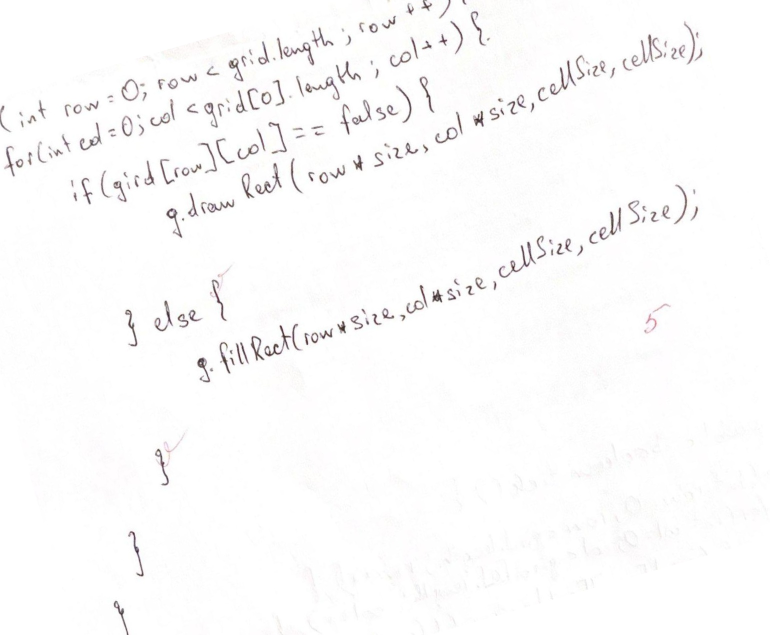
#> input picture examples/16.jpg, 1539 x 1270 px (shown at 1/2 size)
$ python stabilizer_v2.py
#> lines starting #> are read from the running program, lines starting #| are printed output that depends on the picture; after the words box and inside, x2 and y2 are one past the last pixel; in counts of white or black regions, pixels touching at a corner belong together
### code/helper.py
import cv2
import numpy as np


class Kernel:
    def __init__(self):
        pass

    def generate_prism_gaussian(self, alpha, stdev):
        threshold = 0.97
        alpha_rad = np.radians(alpha)  # Convert alpha to radians
        a = np.cos(alpha_rad)
        b = np.sin(alpha_rad)

        amp = 1 / 100

        gaussian = lambda x, y: amp * np.exp(-((a * x + b * y) ** 2) / (2 * stdev ** 2))
        n = 7
        arr = np.zeros(shape=(n, n, 1), dtype=np.float64)

        while np.sum(arr, dtype=np.float64) < threshold:
            n += 2
            arr = np.zeros(shape=(n, n, 1), dtype=np.float64)
            for i in range(n):
                for j in range(n):
                    x, y = i - (n // 2), j - (n // 2)
                    m = gaussian(x, y)
                    # print(m)
                    arr[i, j] = m

        # print(np.sum(arr, dtype=np.float64), n)  # for debug
        return arr / np.sum(arr, dtype=np.float64)  # normalize


    def generate_DE(self, angle_degrees, size=5, thickness=1):
        angle_radians = np.radians(180 - angle_degrees)
        kernel = np.zeros((size, size), dtype=np.uint8)

        # Assuming the line passes through the center of the kernel
        center = size // 2

        for i in range(size):
            for j in range(size):
                x = i - center
                y = j - center
                # Check if the point (x, y) lies close to the line with the given angle
                if abs(x * np.cos(angle_radians) - y * np.sin(angle_radians)) < thickness:
                    kernel[i, j] = 1
        return kernel


# [14 lines left out: function remove_red_marks, not called in this run]


def convert_to_binary_and_save(image):  # EXAMPLE: T7

    # Sharpen and Blur the image
    kernel = np.array([[-1, -1, -1], [-1, 9, -1], [-1, -1, -1]])
    sharpened = cv2.filter2D(image, -1, kernel)  # cv2.filter2D(image, -1, kernel) can be used for a faster computation

    blurred = cv2.GaussianBlur(sharpened, (5, 5), 5)

    # To grayscale
    gray = cv2.cvtColor(blurred, cv2.COLOR_BGR2GRAY)

    # # Apply automatic contrast
    # clahe = cv2.createCLAHE(clipLimit=2.0, tileGridSize=(8, 8))
    # contrast_enhanced = clahe.apply(gray)

    # To binary
    _, binary = cv2.threshold(gray, 127, 255, cv2.THRESH_BINARY)

    cv2.imwrite('../examples/16stages/binary_edition.jpg', binary)
    return binary


def skeletonize_image(binary_image):
    """
    Skeletonizes the given binary image using morphological transformations.

    Parameters:
    binary_image (numpy.ndarray): A binary image (black and white only).

    Returns:
    numpy.ndarray: The skeletonized version of the input image.
    """

    # Initialize the skeleton
    skeleton = np.zeros(binary_image.shape, np.uint8)

    # Get a cross-shaped structuring element
    element = cv2.getStructuringElement(cv2.MORPH_CROSS, (3, 3))

    while True:
        # Erode the image
        eroded = cv2.erode(binary_image, element)

        # Dilate the eroded image
        temp = cv2.dilate(eroded, element)

        # Subtract the dilated image from the original image to get the edge (skeleton)
        temp = cv2.subtract(binary_image, temp)

        # Or the skeleton with the temp image
        skeleton = cv2.bitwise_or(skeleton, temp)

        # Update the image for next iteration
        binary_image = eroded.copy()

        # If the image has been completely eroded away, break out of the loop
        if cv2.countNonZero(binary_image) == 0:
            break

    return skeleton


def find_most_frequent(values, bin_width):
    # Create a histogram with the given bin width
    bins = np.arange(min(values), max(values) + bin_width, bin_width)
    histogram, bins = np.histogram(values, bins=bins)

    # Find the index of the max frequency bin
    max_freq_idx = np.argmax(histogram)

    # Find the most frequent bin range
    most_frequent_range = (bins[max_freq_idx], bins[max_freq_idx + 1])

    # Calculate the midpoint of the most frequent bin range as the representative value
    most_frequent_value = np.mean(most_frequent_range)

    return most_frequent_value

### code/stabilizer_v2.py

# from tools import vis
from helper import *
import cv2
import numpy as np

"""
PLAN

Gaussian Blur --> Edge -> Hough -> Angle
Prism Gaussian Blur --> Edge -> Hough -> Angle
Rotate

"""

angle = None


def enhanced_approx(image):
    ## Prism Gaussian Blur
    global angle

    kernel = Kernel().generate_prism_gaussian(angle, 3)
    dilate = Kernel().generate_DE(angle)

    # # vis(kernel)  # for debug
    # blurred = cv2.filter2D(image, -1, kernel)

    ## Edge detection
    im = cv2.erode(image, kernel, iterations=1)
    im = cv2.filter2D(im, -1, kernel)
    im = cv2.filter2D(im, -1, kernel)

    cv2.imwrite('../examples/16stages/blurred_edition2.jpg', im)  # NOTE

    for i in range(20):
        im = cv2.threshold(im, 127, 255, cv2.THRESH_BINARY)[1]
        im = cv2.dilate(im, dilate, iterations=1)
        im = cv2.erode(im, dilate, iterations=1)
        im = cv2.filter2D(im, -1, kernel)
        im = cv2.filter2D(im, -1, kernel)

    im = cv2.filter2D(im, -1, kernel)
    im = cv2.threshold(im, 127, 255, cv2.THRESH_BINARY)[1]
    im = cv2.bitwise_not(im)
    im = skeletonize_image(im)
    im = cv2.dilate(im, dilate, iterations=1)
    im = cv2.threshold(im, 127, 255, cv2.THRESH_BINARY)[1]

    cv2.imwrite('../examples/16stages/thresh2.jpg', im)

    lines = cv2.HoughLines(im, 1, np.pi / 180, 200)

    cimg = np.copy(image)  # EXAMPLE: T11
    if lines is not None:
        for rho, theta in lines[:, 0]:
            a = np.cos(theta)
            b = np.sin(theta)
            x0 = a * rho
            y0 = b * rho
            x1 = int(x0 + 1000 * (-b))
            y1 = int(y0 + 1000 * (a))
            x2 = int(x0 - 1000 * (-b))
            y2 = int(y0 - 1000 * (a))
            cv2.line(cimg, (x1, y1), (x2, y2), (0, 0, 255), 2)

        cv2.imwrite('../examples/16stages/lines2.jpg', cimg)

        # average of theta values from Hough Transform
        # print(lines[:, 0][:, 1])  # for debug

        theta_radians = find_most_frequent(lines[:, 0][:, 1], 0.05)

        # Convert theta to degrees
        theta_degrees = np.degrees(theta_radians)

        # Calculate the angle of the line with the x-axis
        angle = round(90 - theta_degrees, 3)

        print("Average Theta (degrees):", round(angle))
        if angle < 0:
            angle = 180 + angle
        print("Error:", abs(round(actual_angle - angle, 2)), '\n')


def initial_approx(image):
    ## Prism Gaussian Blur
    global angle

    blurred = cv2.GaussianBlur(image, (5, 5), 5)
    cv2.imwrite('../examples/16stages/blurred_edition.jpg', blurred)  # NOTE
    print('Blurred')


    ## Edge detection
    thresh = cv2.Canny(blurred, 50, 150, apertureSize=3)

    for i in range(6, 20, 2):
        thresh = cv2.dilate(thresh, np.ones((10, 10), np.uint8), iterations=i)
        thresh = cv2.erode(thresh, np.ones((10, 10), np.uint8), iterations=i)
        # thresh = cv2.dilate(thresh, np.ones((10, 10), np.uint8), iterations=5)
        # thresh = cv2.erode(thresh, np.ones((10, 10), np.uint8), iterations=5)

        _, thresh = cv2.threshold(thresh, 0, 255, cv2.THRESH_OTSU)
        thresh = cv2.GaussianBlur(thresh, (5, 5), 5)

        thresh = skeletonize_image(thresh)

        thresh = cv2.GaussianBlur(thresh, (5, 5), 5)

        _, thresh = cv2.threshold(thresh, 0, 255, cv2.THRESH_OTSU)

        cv2.imwrite('../examples/16stages/thresh.jpg', thresh)
        # Apply Hough Transform
        lines = cv2.HoughLines(thresh, 1, np.pi / 180, 200)

        if lines is not None:
            if len(lines) in range(20, 40):
                break

    cimg = np.copy(image)  # EXAMPLE: T11
    # Draw the lines on the original image
    if lines is not None:
        for rho, theta in lines[:, 0]:
            a = np.cos(theta)
            b = np.sin(theta)
            x0 = a * rho
            y0 = b * rho
            x1 = int(x0 + 1000 * (-b))
            y1 = int(y0 + 1000 * (a))
            x2 = int(x0 - 1000 * (-b))
            y2 = int(y0 - 1000 * (a))
            cv2.line(cimg, (x1, y1), (x2, y2), (0, 0, 255), 2)

        cv2.imwrite('../examples/16stages/lines2.jpg', cimg)

        # average of theta values from Hough Transform
        # print(lines[:, 0][:, 1])  # for debug

        theta_radians = find_most_frequent(lines[:, 0][:, 1], 0.05)

        # Convert theta to degrees
        theta_degrees = np.degrees(theta_radians)

        # Calculate the angle of the line with the x-axis
        angle = round(90 - theta_degrees, 3)

        print("Average Theta (degrees):", round(angle))
        if angle < 0:
            angle = 180 + angle
        print("Error:", abs(round(actual_angle - angle, 2)), '\n')


def rotate(image):
    global angle
    # Get the dimensions of the image
    height, width = image.shape[:2]
    center = (width / 2, height / 2)
    rotation_matrix = cv2.getRotationMatrix2D(center, -round(angle, 2), 1.0)
    rotated_image = cv2.warpAffine(image, rotation_matrix, (width, height), borderValue=(255, 255, 255))

    return rotated_image


def main():
    global actual_angle
    # read image
    filename = '../examples/16.jpg'
    img = cv2.imread(filename)
#> img is the input picture: shape (1270, 1539, 3); mean B, G, R 251.1, 251, 251.4
    actual_angle = int((filename.split('.')[-2]).split('/')[-1])

    # img = remove_red_marks(img)
    img = convert_to_binary_and_save(img)
#> in convert_to_binary_and_save, `_, binary = cv2.threshold(gray, 127, 255, cv2.THRESH_BINARY)`:
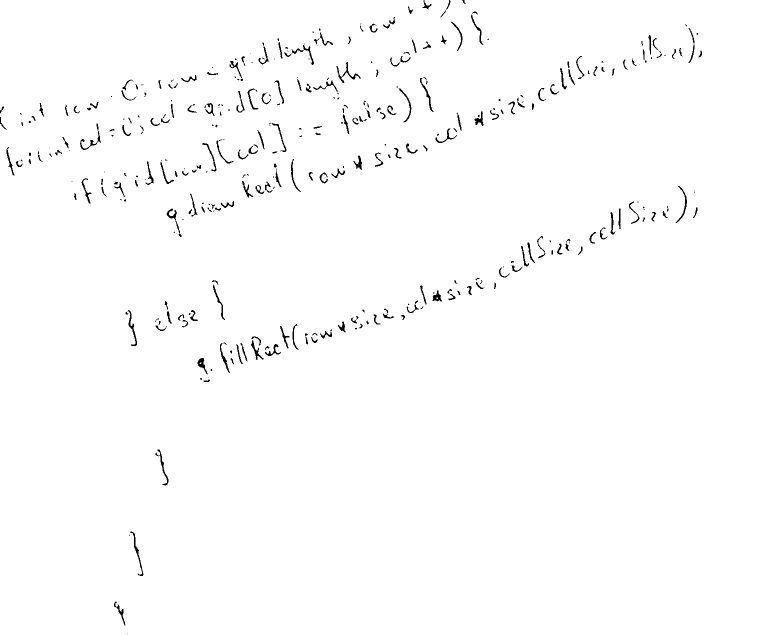
#> binary: shape (1270, 1539) (shown at 1/2 size); 98.9% white; 385 black regions (156 under 20 px), largest, box (x1, y1, x2, y2) and area: (673, 124, 721, 166) 336, (260, 1063, 287, 1152) 315, (256, 620, 274, 692) 294

    initial_approx(img)
#> after the loop in initial_approx, `for i in range(6, 20, 2):`:
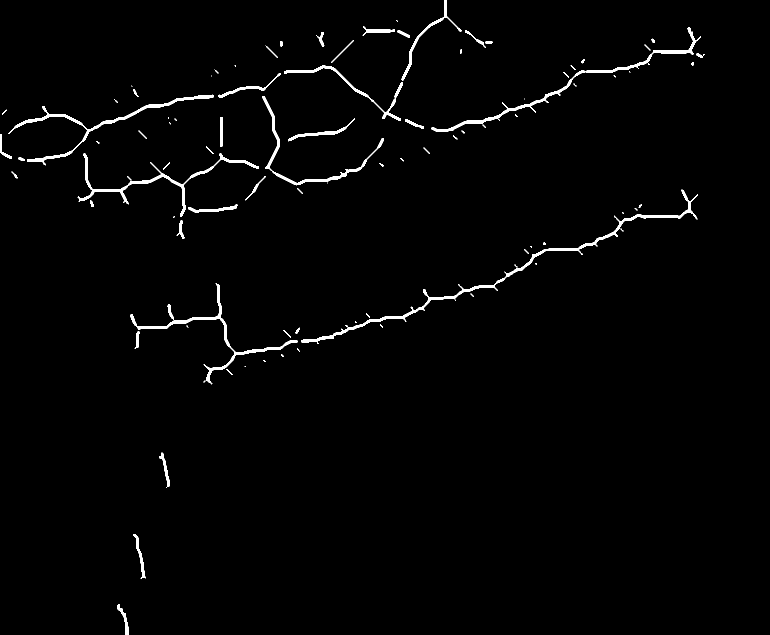
#> thresh: shape (1270, 1539) (shown at 1/2 size); 1.5% white; 101 white regions (42 under 20 px), largest, box (x1, y1, x2, y2) and area: (602, 379, 1396, 685) 4963, (863, 54, 1402, 264) 3431, (17, 189, 428, 331) 3061
#> the loop in initial_approx, `for rho, theta in lines[:, 0]:` made 34 passes
#> (rho, theta, a, b, x0, y0, x1, y1) on passes 1 to 8: (572, 1.2, 0.358, 0.934, 205, 534, -728, 892), (859, 1.22, 0.342, 0.94, 293.8, 807.2, -645, 1149), (842, 1.26, 0.309, 0.951, 260.2, 800.8, -690, 1109), (557, 1.22, 0.342, 0.94, 190.5, 523.4, -749, 865), (849, 1.24, 0.326, 0.946, 276.4, 802.7, -669, 1128), (877, 1.2, 0.358, 0.934, 314.3, 818.8, -619, 1177), (542, 1.24, 0.326, 0.946, 176.5, 512.5, -769, 838), (323, 1.48, 0.0872, 0.996, 28.15, 321.8, -968, 408)
#> after the loop in initial_approx, `for rho, theta in lines[:, 0]:`:
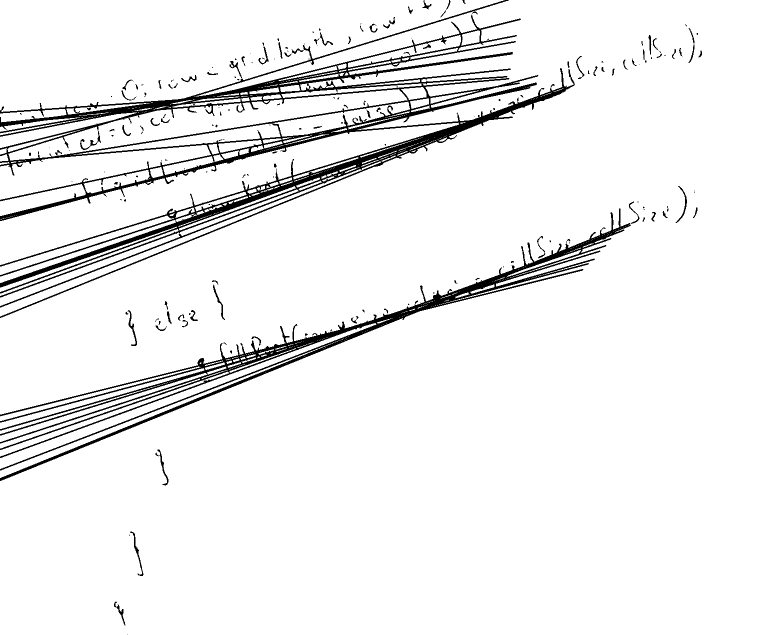
#> cimg: shape (1270, 1539) (shown at 1/2 size); 94.1% white; 200 black regions (111 under 20 px), largest, box (x1, y1, x2, y2) and area: (0, 0, 1150, 636) 73521, (0, 417, 1262, 962) 33700, (260, 1063, 287, 1152) 315
#> in find_most_frequent, `histogram, bins = np.histogram(values, bins=bins)`: histogram = [8, 9, 7, 2, 4, 3, 1]
#> in find_most_frequent, `max_freq_idx = np.argmax(histogram)`: max_freq_idx = 1
#> in find_most_frequent, `most_frequent_range = (bins[max_freq_idx], bins[max_freq_idx + 1])`: most_frequent_range = (1.24, 1.29)
#> in find_most_frequent, `most_frequent_value = np.mean(most_frequent_range)`: most_frequent_value = 1.26
#> in initial_approx, `theta_degrees = np.degrees(theta_radians)`: theta_degrees = 72.3
#> in initial_approx, `angle = round(90 - theta_degrees, 3)`: angle = 17.7
#| Average Theta (degrees): 18
#| Error: 1.7
    enhanced_approx(img)
#> in generate_prism_gaussian, `alpha_rad = np.radians(alpha)`: alpha_rad = 0.309
#> in generate_prism_gaussian, `a = np.cos(alpha_rad)`: a = 0.953
#> in generate_prism_gaussian, `b = np.sin(alpha_rad)`: b = 0.304
#> in generate_DE, `angle_radians = np.radians(180 - angle_degrees)`: angle_radians = 2.83
#> in enhanced_approx, `dilate = Kernel().generate_DE(angle)`: dilate = [[0, 0, 0, 0, 0], [0, 0, 1, 1, 1], [1, 1, 1, 1, 1], [1, 1, 1, 0, 0], [0, 0, 0, 0, 0]]
#> in enhanced_approx, `im = cv2.bitwise_not(im)`:
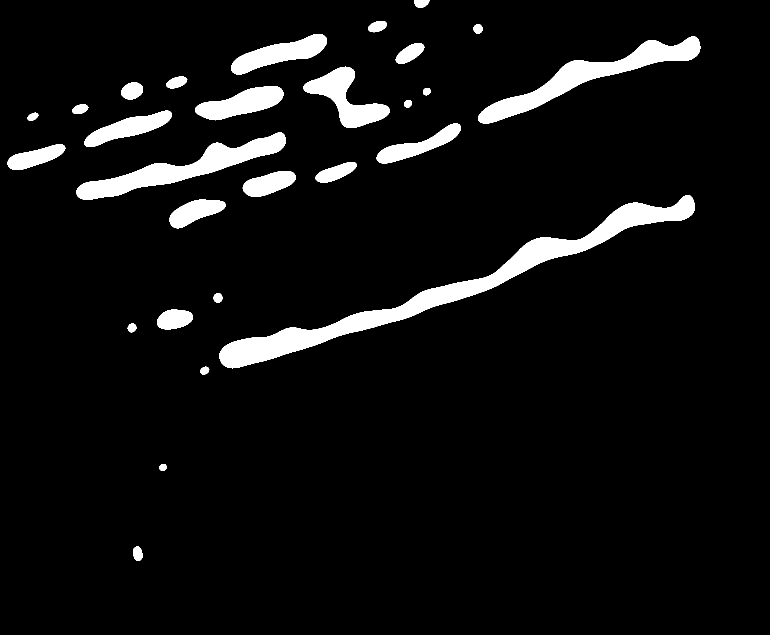
#> im: shape (1270, 1539) (shown at 1/2 size); 6.2% white; 28 white regions, largest, box (x1, y1, x2, y2) and area: (439, 390, 1390, 737) 36414, (956, 73, 1401, 247) 16575, (153, 265, 572, 400) 15298
#> in enhanced_approx, `im = cv2.dilate(im, dilate, iterations=1)`:
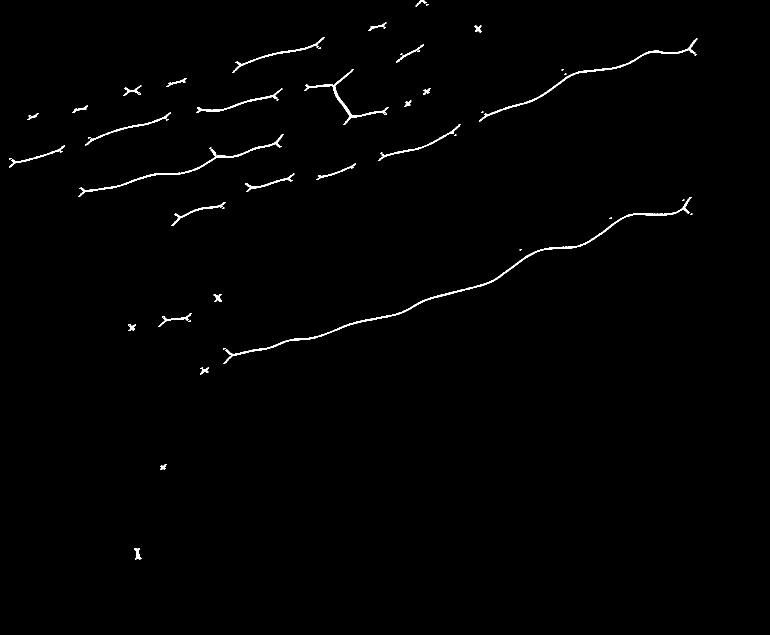
#> im: shape (1270, 1539) (shown at 1/2 size); 0.75% white; 60 white regions (31 under 20 px), largest, box (x1, y1, x2, y2) and area: (446, 394, 1383, 728) 3542, (958, 77, 1395, 243) 1698, (156, 268, 568, 394) 1557
#> in enhanced_approx, `lines = cv2.HoughLines(im, 1, np.pi / 180, 200)`: lines = [[302, 1.36], [825, 1.27], [812, 1.29], [835, 1.26], [421, 1.29], [808, 1.31]]
#> the loop in enhanced_approx, `for rho, theta in lines[:, 0]:` made 6 passes
#> (rho, theta, a, b, x0, y0, x1, y1) on passes 1 to 6: (302, 1.36, 0.208, 0.978, 62.79, 295.4, -915, 503), (825, 1.27, 0.292, 0.956, 241.2, 789, -715, 1081), (812, 1.29, 0.276, 0.961, 223.8, 780.5, -737, 1056), (835, 1.26, 0.309, 0.951, 258, 794.1, -693, 1103), (421, 1.29, 0.276, 0.961, 116, 404.7, -845, 680), (808, 1.31, 0.259, 0.966, 209.1, 780.5, -756, 1039)
#> after the loop in enhanced_approx, `for rho, theta in lines[:, 0]:`:
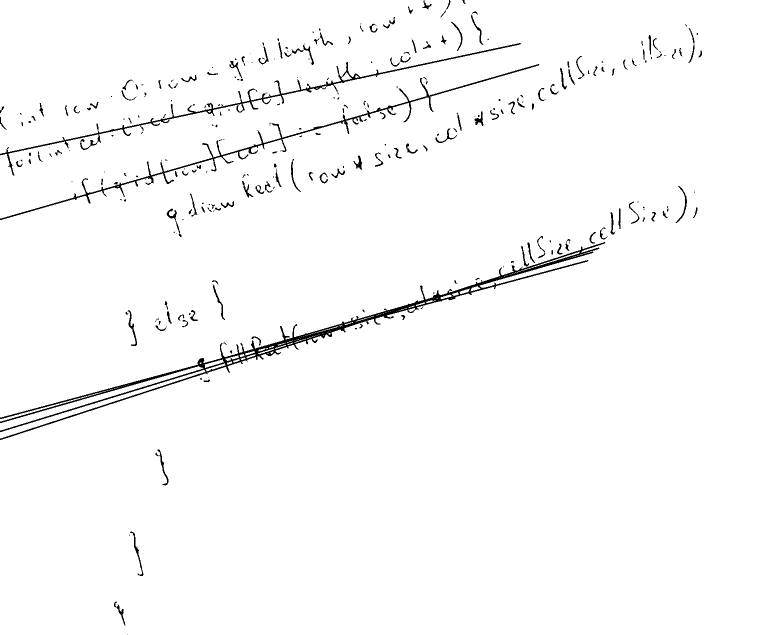
#> cimg: shape (1270, 1539) (shown at 1/2 size); 98% white; 301 black regions (146 under 20 px), largest, box (x1, y1, x2, y2) and area: (0, 484, 1211, 880) 15052, (0, 128, 1079, 440) 5804, (0, 86, 1042, 351) 5393
#> in enhanced_approx, `theta_radians = find_most_frequent(lines[:, 0][:, 1], 0.05)`: theta_radians = 1.28
#> in enhanced_approx, `theta_degrees = np.degrees(theta_radians)`: theta_degrees = 73.43
#> in enhanced_approx, `angle = round(90 - theta_degrees, 3)`: angle = 16.57
#| Average Theta (degrees): 17
#| Error: 0.57

    if angle is not None:
        img = rotate(cv2.imread(filename))
#> in rotate, `height, width = image.shape[:2]`: height = 1270; width = 1539
#> in rotate, `center = (width / 2, height / 2)`: center = (769.5, 635)
#> in rotate, `rotation_matrix = cv2.getRotationMatrix2D(center, -round(angle, 2), 1.0)`: rotation_matrix = [[0.958, -0.285, 213], [0.285, 0.958, -193.1]]
#> in rotate, `rotated_image = cv2.warpAffine(image, rotation_matrix, (width, height)..`:
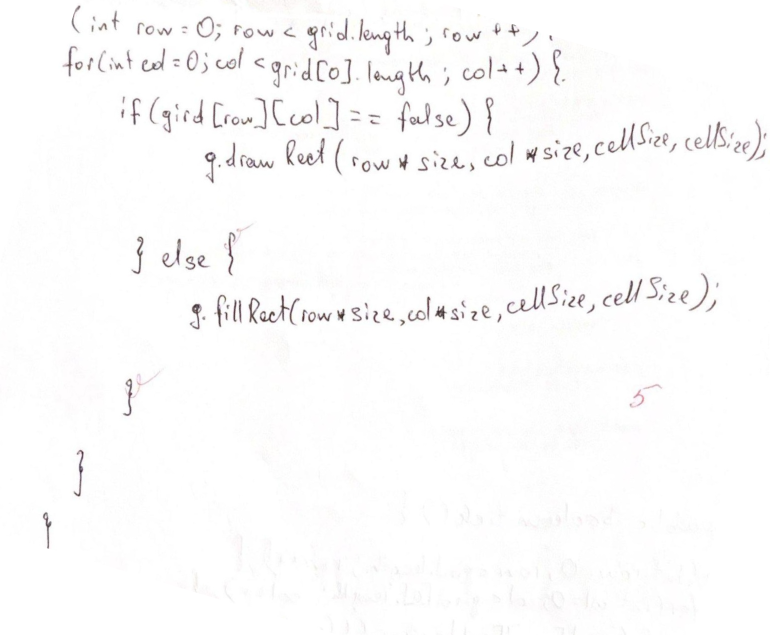
#> rotated_image: shape (1270, 1539, 3) (shown at 1/2 size); mean B, G, R 251.1, 251, 251.4

    # save image
    cv2.imwrite(f'../examples/{actual_angle}p.jpg', img)

main()
print('Done')
